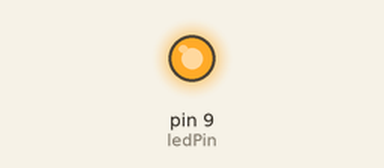
This sketch was run on a simulated Arduino Uno, built with avr-gcc and run on an emulated ATmega328P. On the bench: output pins drawn as LEDs (lit = HIGH).

Above: at 4.3 s.
Timing chart, 0 to 5.8 s (numbered marks = the images above):
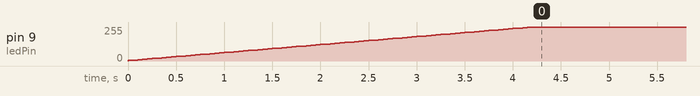

The sketch:

LedBlink_prob.ino
```cpp
const int ledPin = 9;
int brightness = 1;
int up = 3;

void setup() {
 pinMode(ledPin,OUTPUT);

}

void loop() {
  while(brightness<255&&brightness>0)
    {
      brightness = brightness + up;
      constrain(brightness,0,255);
      analogWrite(ledPin,brightness);
      delay(50);
    }


      up=-up;

}
```

Measured:
- by itself, pin 9 (ledPin): moves from 0/255 to 255/255 over 4.2 s
